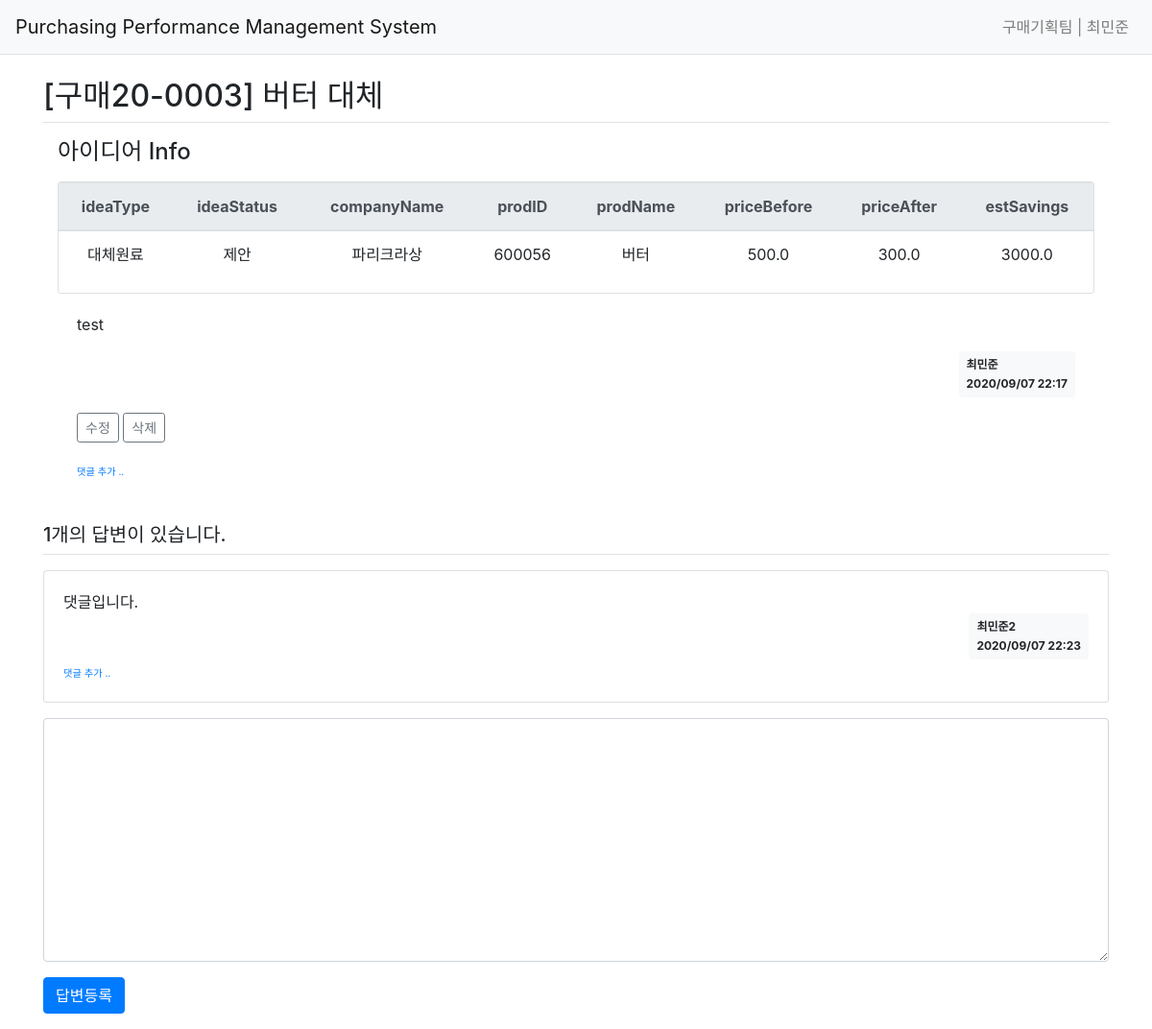
The app's page /idea/detail/4/ (signed in) with its own data.
### pybo/models.py (models this page shows)
class User(db.Model):
    id = db.Column(db.Integer, primary_key=True)
    username = db.Column(db.String(150), unique=False, nullable=False)
    password = db.Column(db.String(200), nullable=False)
    email = db.Column(db.String(120), unique=True, nullable=False)
    userid = db.Column(db.String(150), unique=True, nullable=False)
    userteam = db.Column(db.String(30), nullable=False)

class Idea(db.Model):
    id = db.Column(db.Integer, primary_key=True)
    ideaNum = db.Column(db.String(30), unique=True, nullable=False) #new
    ideaType = db.Column(db.String(50), nullable=False) #new
    companyID = db.Column(db.String(10), nullable=False)
    companyName = db.Column(db.String(50), db.ForeignKey('company.companyName', ondelete='CASCADE'), nullable=False)
    company = db.relationship('Company')
    prodID = db.Column(db.String(30), nullable=False) #name change/ prod_ID to prodID
    prodName = db.Column(db.String(100), db.ForeignKey('product.prodName'))
    prod = db.relationship('Product')
    ideaTitle = db.Column(db.String(200), nullable=False) #name change / subject to ideaTitle
    ideaStatus = db.Column(db.String(30), nullable=True) # new
    effectBegin = db.Column(db.DateTime(), nullable=True) # new
    effectEnd = db.Column(db.DateTime(), nullable=True) # new
    priceBefore = db.Column(db.Float(), nullable=True) #new
    priceAfter = db.Column(db.Float(), nullable=True) #new
    estSavings = db.Column(db.Float(), nullable=True) #new
    content = db.Column(db.Text(), nullable=False)
    regDate = db.Column(db.DateTime(), nullable=False)
    userid = db.Column(db.String(150), nullable=False)
    userName = db.Column(db.Integer, db.ForeignKey('user.username', ondelete='CASCADE'), nullable=False)
    user = db.relationship('User', backref=db.backref('idea_set'))
    editDate = db.Column(db.DateTime(), nullable=True)
    voter = db.relationship('User', secondary=idea_voter, backref=db.backref('idea_voter_set'))

class Feedback(db.Model):
    id = db.Column(db.Integer, primary_key=True)
    idea_id = db.Column(db.Integer, db.ForeignKey('idea.id', ondelete='CASCADE'))
    idea = db.relationship('Idea', backref=db.backref('feedback_set'))
    content = db.Column(db.Text(), nullable=False)
    regDate = db.Column(db.DateTime(), nullable=False)
    userid = db.Column(db.Integer, db.ForeignKey('user.userid', ondelete='CASCADE'), nullable=False)
    user = db.relationship('User', backref=db.backref('feedback_set'))
    editDate = db.Column(db.DateTime(), nullable=True)
    voter = db.relationship('User', secondary=feedback_voter, backref=db.backref('feedback_voter_set'))

### pybo/views/idea_views.py (the view)
@bp.route('/detail/<int:idea_id>/')
def detail(idea_id):
    form = FeedbackForm()
    idea = Idea.query.get_or_404(idea_id)
    return render_template('idea/idea_detail.html', idea=idea, form=form)

### pybo/forms.py
class FeedbackForm(FlaskForm):
    content = TextAreaField('내용', validators=[DataRequired('내용은 필수입력 항목입니다.')])

### pybo/filter.py (called while the page is built)
def format_datetime(value, fmt='%Y/%m/%d %H:%M'):
    return value.strftime(fmt)

### pybo/views/auth_views.py (called while the page is built)
@bp.before_app_request
def load_logged_in_user():
    userid = session.get('userid')
    if userid is None:
        g.user = None
    else:
        g.user = User.query.get(userid)

### pybo/templates/idea/idea_detail.html (shortened to what this page needs)
{% extends 'base.html' %}
{% block content %}
<div class="container my-3">
    <h2 class="border-bottom py-2">[{{ idea.ideaNum }}] {{ idea.ideaTitle }}</h2>
    <div class="container">
    <h4 class="mt-3">아이디어 Info</h3>
    <div class="row my-3">
        <div class="col-12">
            <div class="card">
                <table class="table">
                    <thead>
                    <tr class="text-center thead-light">
                        <th>ideaType</th>
                        <th>ideaStatus</th>
                        <th>companyName</th>
                        <th>prodID</th>
                        <th>prodName</th>
                        <th>priceBefore</th>
                        <th>priceAfter</th>
                        <th>estSavings</th>
                    </tr>
                    </thead>
                    <tbody>
                        <tr class="text-center">
                            <td>{{ idea.ideaType }}</td>
                            <td>{{ idea.ideaStatus }}</td>
                            <td>{{ idea.companyName }}</td>
                            <td>{{ idea.prodID }}</td>
                            <td>{{ idea.prodName }}</td>
                            <td>{{ idea.priceBefore }}</td>
                            <td>{{ idea.priceAfter }}</td>
                            <td>{{ idea.estSavings }}</td>
                        </tr>
                    </tbody>
                </table>
            </div>
            <div class="card-body">
                <div class="card-text">{{ idea.content|markdown }}</div>
                <div class="d-flex justify-content-end">
                    <div class="badge badge-light p-2 text-left">
                        <div class="mb-2">{{ idea.user.username }}</div>
                        <div>{{ idea.regDate|datetime }}</div>
                    </div>
                </div>
                {% if g.user == idea.user %}
                <div class="my-3">
                    <a href="{{ url_for('idea.modify', idea_id=idea.id) }}"
                        class="btn btn-sm btn-outline-secondary">수정</a>
                    <a href="#" class="delete btn btn-sm btn-outline-secondary"
                        data-uri="{{ url_for('idea.delete', idea_id=idea.id) }}">삭제</a>
                </div>
                {% endif %}
                <div>
                    <a href="{{ url_for('comment.create_idea', idea_id=idea.id) }}"
                        class="small"><small>댓글 추가 ..</small></a>
                </div>
            </div>
            </div>
        </div>
    </div>
    <h5 class="border-bottom my-3 py-2">{{ idea.feedback_set|length }}개의 답변이 있습니다.</h5>
    {% for feedback in idea.feedback_set %}
    <div class="row my-3">
        <div class="col-12">
            <div class="card">
                <div class="card-body">
                    <div class="card-text" style="white-space: pre-line;">{{ feedback.content }}</div>
                    <div class="d-flex justify-content-end">
                        <div class="badge badge-light p-2 text-left">
                            <div class="mb-2">{{ feedback.user.username }}</div>
                            <div>{{ feedback.regDate|datetime }}</div>
                        </div>
                    </div>
                    <div>
                        <a href="{{ url_for('comment.create_feedback', feedback_id=feedback.id) }}"
                           class="small"><small>댓글 추가 ..</small></a>
                    </div>
                </div>
            </div>
        </div>
    </div>
    {% endfor %}
    <form action="{{ url_for('feedback.create', idea_id=idea.id) }}" method="post" class="my-3">
        <div class="form-group">
            <textarea {% if not g.user %}disabled{% endif %}
                    name="content" id="content" class="form-control" rows="10"></textarea>
        </div>
        <input type="submit" value="답변등록" class="btn btn-primary">
    </form>
    </div>
{% endblock %}

### pybo/templates/navbar.html (shortened to what this page needs)
<nav class="navbar navbar-expand-lg navbar-light bg-light border-bottom">
    <a class="navbar-brand" href="{{ url_for('main.index') }}">Purchasing Performance Management System</a>
    <div class="collapse navbar-collapse flex-grow-0 ml-auto" id="navbarNav">
        {% if g.user %}
        <ul class="navbar-nav">
            <li class="nav-item ">
                <a class="nav-link" href="{{ url_for('auth.logout') }}">{{ g.user.userteam }} | {{ g.user.username }}</a>
            </li>
        </ul>
        {% endif %}
    </div>
</nav>

### records on screen
User: user.userteam "구매기획팀", user.username "최민준"
Idea: ideaNum "구매20-0003", ideaTitle "버터 대체", ideaType "대체원료", ideaStatus "제안", companyName "파리크라상", prodID "600056", prodName "버터", priceBefore "500.0", priceAfter "300.0", estSavings "3000.0", content "test", regDate "2020/09/07 22:17"
Feedback: content "댓글입니다.", user.username "최민준2", regDate "2020/09/07 22:23"

### other values on screen
{{ idea.feedback_set|length }} "1"
